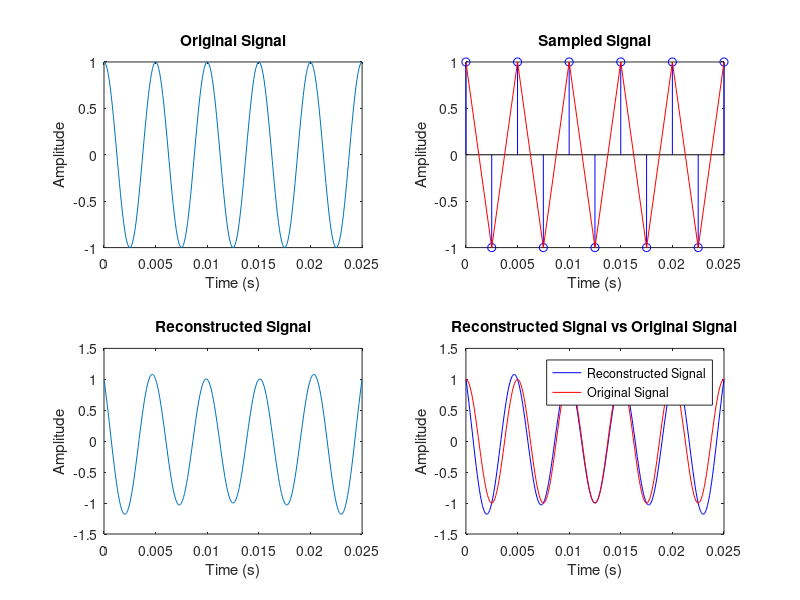

Write MATLAB code to recreate this figure.
%% Sampling and Reconstruction Example for signal cos(2*pi*fm*t)
% --- Explanation ---
% This code demonstrates the process of sampling and reconstruction.
% The message/information signal is is a cosine signal.
% Then, the signal is sampled using a sampling frequency.
% The reconstruction process is performed using the sinc function for interpolation.
% The last subplot compares the reconstructed signal with the original signal for visual analysis.
% Overall, this example illustrates the effect of sampling rate on reconstruction of original signal.

clc; clear all;

%% Define msg signal parameters
msgFreq = 200;         
msgPeriod = 1/msgFreq;
msgDuration = 0:0.0001:5*msgPeriod; % Define the time vector for 5 cycles (5 periods) of the signal
msgSignal = cos(2*pi*msgFreq*msgDuration);% Define the original signal for 5 cycles

%% Sampling the signal
sFreq = 400;          % New sampling frequency
sInstants = 0:(1/sFreq):5*msgPeriod;
sSignal = cos(2*pi*msgFreq*sInstants);

%% Reconstruction
rSignal = zeros(size(msgDuration));
for i = 1:length(sInstants)
    % Use the sinc function for interpolation
    rSignal = rSignal + sSignal(i) * sinc((msgDuration - sInstants(i))*sFreq);
end

%% Plot the signals
subplot(2, 2, 1);
plot(msgDuration, msgSignal);
title('Original Signal');
xlabel('Time (s)');
ylabel('Amplitude');

subplot(2, 2, 2);
stem(sInstants, sSignal, 'b'); % Use 'stem' for discrete samples (blue stems)
hold on;
plot(sInstants, sSignal, 'r'); % Also, plot the envalop of the smapled signal (red line)
hold off;
title('Sampled Signal');
xlabel('Time (s)');
ylabel('Amplitude');

subplot(2, 2, 3);
plot(msgDuration, rSignal);
title('Reconstructed Signal');
xlabel('Time (s)');
ylabel('Amplitude');

subplot(2, 2, 4); % Plot the reconstructed signal and the original signal for comparison
plot(msgDuration, rSignal, 'b'); % Plot reconstructed signal in blue
hold on;
plot(msgDuration, msgSignal, 'r');     % Plot original signal in red
hold off;
title('Reconstructed Signal vs Original Signal');
xlabel('Time (s)');
ylabel('Amplitude');
legend('Reconstructed Signal', 'Original Signal');

%% Sinc function for Interpolation (Reconstruction using Low-pass Filter)
function y = sinc(x)
    y = sin(pi*x)./(pi*x);
    y(x == 0) = 1;
end
    
